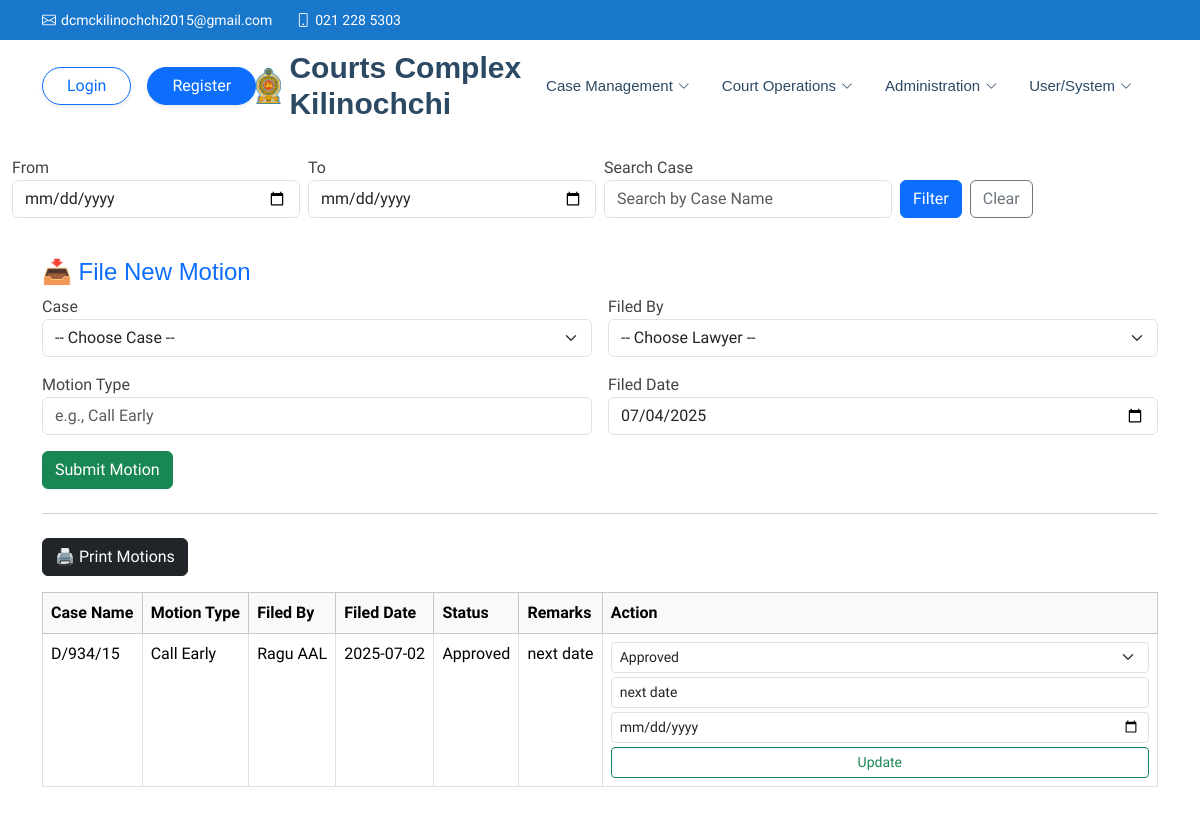
Screenshot of /index.php?pg=motion.php&option=view with the database file from the repository.
### tables this page shows
CREATE TABLE IF NOT EXISTS `motions` (
  `motion_id` varchar(10) NOT NULL,
  `type` varchar(50) DEFAULT NULL,
  `case_id` varchar(10) DEFAULT NULL,
  `filed_by` varchar(20) DEFAULT NULL,
  `filed_date` date DEFAULT NULL,
  `status` enum('Pending','Approved','Rejected') DEFAULT 'Pending',
  `remarks` text,
  PRIMARY KEY (`motion_id`)
);

CREATE TABLE IF NOT EXISTS `cases` (
  `case_id` varchar(10) NOT NULL,
  `case_name` varchar(20) DEFAULT NULL,
  `plaintiff` varchar(50) DEFAULT NULL,
  `defendant` varchar(50) DEFAULT NULL,
  `plaintiff_lawyer` varchar(50) DEFAULT NULL,
  `defendant_lawyer` varchar(50) DEFAULT NULL,
  `registered_date` date DEFAULT NULL,
  `is_active` tinyint(1) DEFAULT '1',
  `nature` varchar(20) DEFAULT NULL,
  `status` enum('Calling','Pre Trial Conference','Trial','Inquiry','Order','Judgement','Post Judgement Calling','Laid By','Appeal') DEFAULT NULL,
  `is_warrant` tinyint(1) DEFAULT '0',
  `next_date` date DEFAULT NULL,
  `for_what` varchar(100) DEFAULT NULL,
  `staff_id` varchar(10) DEFAULT NULL,
  `court_id` varchar(20) DEFAULT NULL,
  PRIMARY KEY (`case_id`)
);

### lib/security.php (called while the page is built, shortened)
<?php
class Security
{
    public static function sanitize($data){
        return htmlspecialchars(stripslashes(trim((string)$data)));
    }
}
?>

### motion.php (the view, shortened to what this page needs)
<?php
$today = date('Y-m-d');
$searchQuery = $_GET['search'] ?? '';
$where = [];
$whereClause = $where ? 'WHERE ' . implode(' AND ', $where) : '';
$motions = $conn->query("SELECT m.*, c.case_name, CONCAT(l.first_name, ' ', l.last_name) AS lawyer_name FROM motions m JOIN cases c ON m.case_id = c.case_id JOIN lawyer l ON m.filed_by = l.lawyer_id $whereClause ORDER BY m.filed_date DESC");
?>
<form method="GET" class="row g-2 mb-3">
  <div class="col-md-3">
    <label>From</label>
    <input type="date" name="from" class="form-control" value="<?= Security::sanitize($_GET['from'] ?? '') ?>">
  </div>
  <div class="col-md-3">
    <label>To</label>
    <input type="date" name="to" class="form-control" value="<?= Security::sanitize($_GET['to'] ?? '') ?>">
  </div>
  <div class="col-md-3">
    <label>Search Case</label>
    <input type="text" name="search" class="form-control" placeholder="Search by Case Name" value="<?= Security::sanitize($searchQuery) ?>">
  </div>
  <div class="col-md-3 d-flex align-items-end">
    <button type="submit" class="btn btn-primary me-2">Filter</button>
    <a href="index.php?pg=motion.php" class="btn btn-outline-secondary">Clear</a>
  </div>
</form>
<div class="container py-4">
  <h4 class="text-primary">📥 File New Motion</h4>
  <form method="POST" class="row g-3">
    <div class="col-md-6">
      <label>Case</label>
      <select name="case_id" class="form-select" required>
        <option value="">-- Choose Case --</option>
      </select>
    </div>
    <div class="col-md-6">
      <label>Filed By</label>
      <select name="filed_by" class="form-select" required>
        <option value="">-- Choose Lawyer --</option>
      </select>
    </div>
    <div class="col-md-6">
      <label>Motion Type</label>
      <input type="text" name="motion_type" class="form-control" placeholder="e.g., Call Early" required>
    </div>
    <div class="col-md-6">
      <label>Filed Date</label>
      <input type="date" name="filed_date" class="form-control" value="<?= $today ?>" required>
    </div>
    <div class="col-12">
      <button type="submit" name="add_motion" class="btn btn-success">Submit Motion</button>
    </div>
  </form>
  <hr class="my-4">
  <form method="POST" action="lib/rep/report6.php" target="_blank" class="mb-3">
    <button type="submit" class="btn btn-dark">🖨️ Print Motions</button>
  </form>
  <div class="table-responsive">
    <table class="table table-bordered">
      <thead class="table-light">
        <tr>
          <th>Case Name</th>
          <th>Motion Type</th>
          <th>Filed By</th>
          <th>Filed Date</th>
          <th>Status</th>
          <th>Remarks</th>
          <th>Action</th>
        </tr>
      </thead>
      <tbody>
        <?php while ($m = $motions->fetch_assoc()): ?>
          <tr>
            <td><?= Security::sanitize($m['case_name']) ?></td>
            <td><?= Security::sanitize($m['type']) ?></td>
            <td><?= Security::sanitize($m['lawyer_name']) ?></td>
            <td><?= Security::sanitize($m['filed_date']) ?></td>
            <td><?= Security::sanitize($m['status']) ?></td>
            <td><?= Security::sanitize($m['remarks']) ?></td>
            <td>
              <form method="POST" class="row g-1">
                <div class="col-md-12">
                  <select name="new_status" class="form-select form-select-sm" required>
                    <option value="Approved" <?= $m['status'] == 'Approved' ? 'selected' : '' ?>>Approved</option>
                  </select>
                </div>
                <div class="col-md-12 mt-1">
                  <input type="text" name="remarks" class="form-control form-control-sm" placeholder="Remarks" value="<?= Security::sanitize($m['remarks']) ?>">
                </div>
                <div class="col-md-12 mt-1">
                  <input type="date" name="reschedule_date" class="form-control form-control-sm" placeholder="Next Date (if approved)">
                </div>
                <div class="col-md-12 mt-1">
                  <button type="submit" name="update_status" class="btn btn-sm btn-outline-success w-100">Update</button>
                </div>
              </form>
            </td>
          </tr>
        <?php endwhile; ?>
      </tbody>
    </table>
  </div>
</div>

### assets/css/main.css (style rules this page uses)
:root { --default-font: "Roboto", system-ui, -apple-system, "Segoe UI", Roboto, "Helvetica Neue", Arial, "Noto Sans", "Liberation Sans", sans-serif, "Apple Color Emoji", "Segoe UI Emoji", "Segoe UI Symbol", "Noto Color Emoji"; --heading-font: "Poppins", sans-serif; --nav-font: "Raleway", sans-serif; }
:root { --background-color: #ffffff; --default-color: #444444; --heading-color: #2c4964; --accent-color: #1977cc; --surface-color: #ffffff; --contrast-color: #ffffff; }
:root { --nav-color: #2c4964; --nav-hover-color: #1977cc; --nav-mobile-background-color: #ffffff; --nav-dropdown-background-color: #ffffff; --nav-dropdown-color: #2c4964; --nav-dropdown-hover-color: #1977cc; }
:root { scroll-behavior: smooth; }
body { color: var(--default-color); background-color: var(--background-color); font-family: var(--default-font); }
a { color: var(--accent-color); text-decoration: none; transition: 0.3s; }
h1, h2, h3, h4, h5, h6 { color: var(--heading-color); font-family: var(--heading-font); }

### rows the page displays
motions: case.case_name "D/934/15", type "Call Early", lawyer_name "Ragu AAL", filed_date "2025-07-02", status "Approved", remarks "next date", new_status "Approved"
